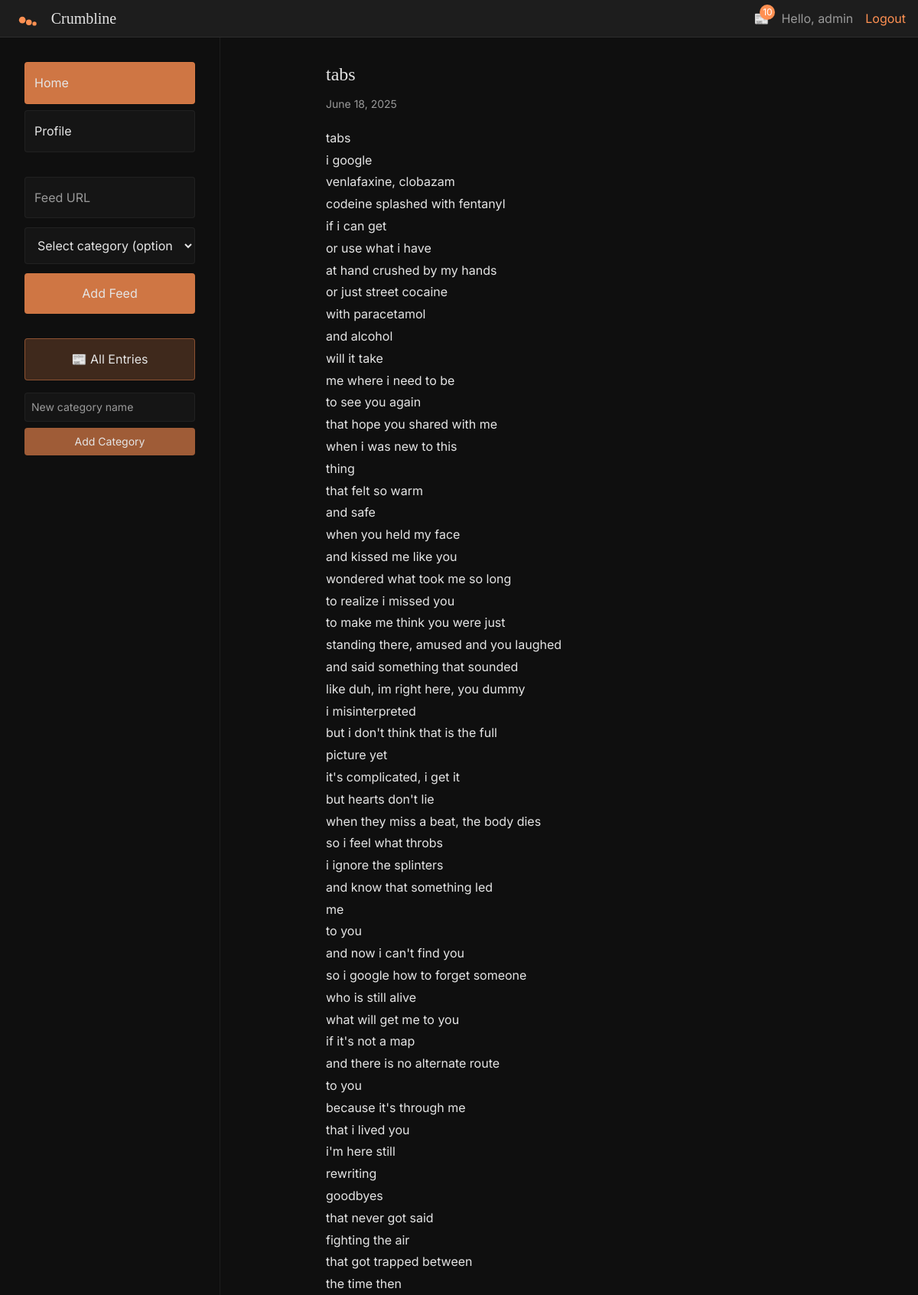
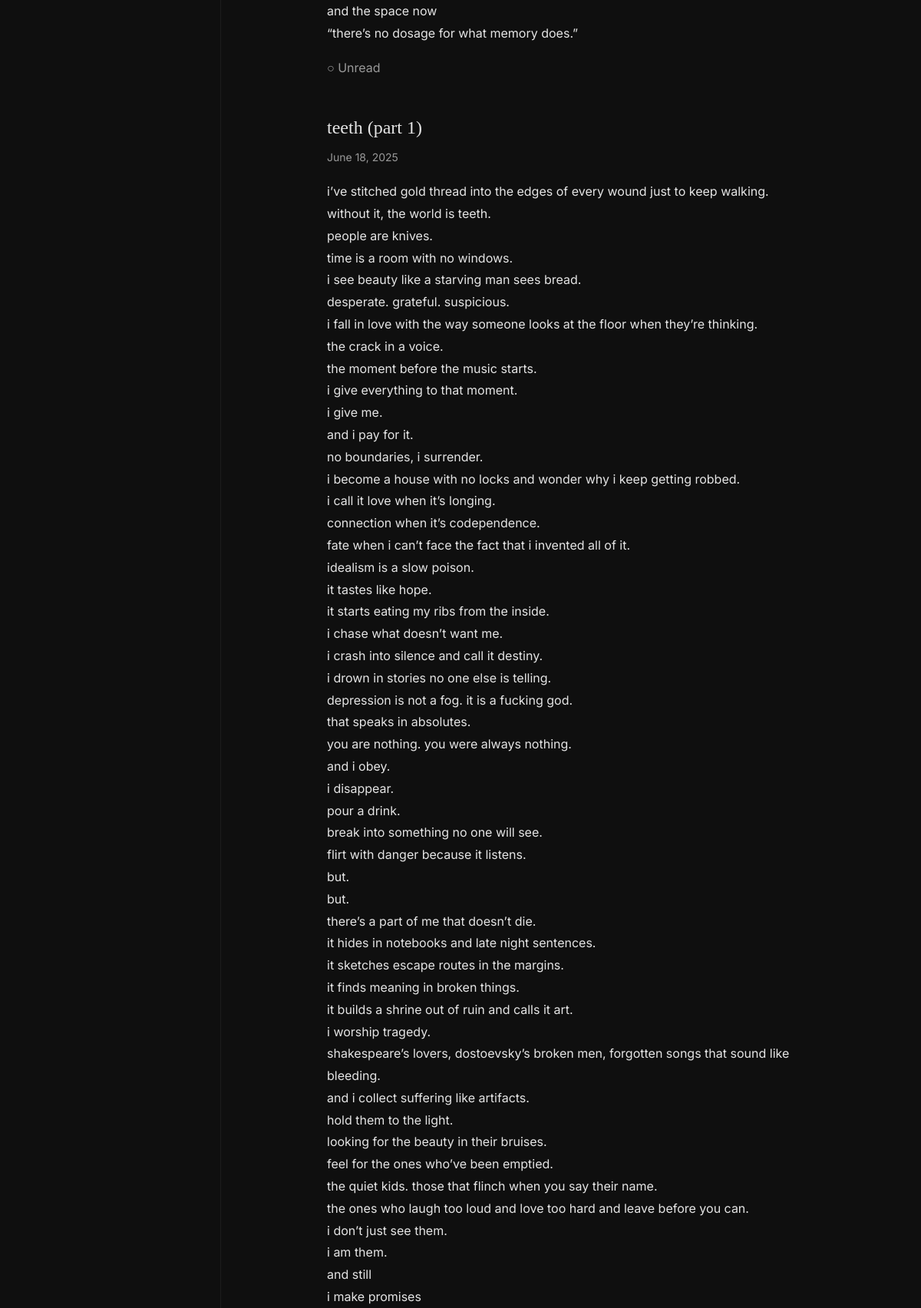
/unread (signed in, upper part), run on the app's committed database (2 pictures, top to bottom).
### app/models.py (models this page shows)
class User(Base):
    __tablename__ = "users"
    id = Column(Integer, primary_key=True)
    username = Column(String, unique=True, nullable=False)
    email = Column(String, unique=True, nullable=False)
    password = Column(String, nullable=False)
    created_at = Column(DateTime, default=datetime.utcnow)

class Entry(Base):
    __tablename__ = "entries"
    id = Column(Integer, primary_key=True)
    feed_id = Column(Integer, ForeignKey("feeds.id"))
    title = Column(String, nullable=False)
    link = Column(String, nullable=False)
    published = Column(DateTime)
    content = Column(Text)
    is_read = Column(Boolean, default=False)
    created_at = Column(DateTime, default=datetime.utcnow)
    feed = relationship("Feed", back_populates="entries")

### app/main.py (the view)
@app.get("/unread", response_class=HTMLResponse)
async def unread_entries(
    request: Request,
    session: AsyncSession = Depends(get_session)
):
    current_user = await get_current_user_from_cookie(request, session)
    if not current_user:
        return RedirectResponse(url="/login", status_code=status.HTTP_303_SEE_OTHER)
    entries_result = await session.execute(
        select(Entry).where(Entry.is_read == False).order_by(Entry.published.desc())
    )
    entries = entries_result.scalars().all()
    unread_count = await services.get_unread_count(session)
    if request.headers.get("HX-Request") == "true":
        return templates.TemplateResponse(
            "feed_entries.html",
            {"request": request, "entries": entries, "current_user": current_user, "unread_count": unread_count}
        )
    return templates.TemplateResponse(
        "index.html",
        {
            "request": request,
            "categories": [],
            "uncategorized_feeds": [],
            "entries": entries,
            "current_user": current_user,
            "unread_count": unread_count
        }
    )

### templates/index.html (shortened to what this page needs)
{% extends "base.html" %}
{% block content %}
<div class="flex min-h-screen">
    <div class="w-72 bg-crumb-bg border-r border-crumb-accent-dark/20 sticky top-0 h-screen overflow-y-auto">
        <div class="p-8">
            <div class="mb-8">
                <a href="/" class="block p-3 mb-2 bg-crumb-accent-orange/80 border border-crumb-accent-orange/20 rounded text-crumb-text hover:bg-crumb-accent-orange transition-colors">
                    Home
                </a>
                <a href="/profile" class="block p-3 bg-crumb-accent-dark/10 border border-crumb-accent-dark/20 rounded text-crumb-text hover:bg-crumb-accent-orange/50 transition-colors">
                    Profile
                </a>
            </div>
            <div id="feed-form-container">
                <form hx-post="/feeds"
                      hx-target="#feed-list"
                      hx-swap="innerHTML"
                      class="mb-8">
                    <input type="url" name="url" placeholder="Feed URL" required
                        class="w-full p-3 bg-crumb-accent-dark/10 border border-crumb-accent-dark/20 rounded mb-3 text-crumb-text placeholder-crumb-muted focus:outline-none focus:border-crumb-accent-orange">
                    <select name="category"
                        class="w-full p-3 bg-crumb-accent-dark/10 border border-crumb-accent-dark/20 rounded mb-3 text-crumb-text focus:outline-none focus:border-crumb-accent-orange">
                        <option value="">Select category (optional)</option>
                    </select>
                    <button type="submit"
                        class="w-full p-3 bg-crumb-accent-orange/80 text-crumb-text rounded hover:bg-crumb-accent-orange transition-colors">
                        Add Feed
                    </button>
                </form>
            </div>
            <div id="feed-list" class="space-y-4">
                <button hx-get="/"
                        hx-target="#entries-container"
                        class="w-full p-3 bg-crumb-accent-orange/20 border border-crumb-accent-orange/40 rounded text-crumb-text hover:bg-crumb-accent-orange/30 transition-colors">
                    📰 All Entries
                </button>
                <div id="category-form-container" class="mt-6">
                    <form hx-post="/categories"
                          hx-target="#feed-list"
                          hx-swap="innerHTML"
                          class="mb-4">
                        <input type="text" name="name" placeholder="New category name" required
                            class="w-full p-2 bg-crumb-accent-dark/10 border border-crumb-accent-dark/20 rounded mb-2 text-crumb-text placeholder-crumb-muted focus:outline-none focus:border-crumb-accent-orange text-sm">
                        <button type="submit"
                            class="w-full p-2 bg-crumb-accent-orange/60 text-crumb-text rounded hover:bg-crumb-accent-orange/80 transition-colors text-sm">
                            Add Category
                        </button>
                    </form>
                </div>
            </div>
        </div>
    </div>
    <div class="flex-1 overflow-auto">
        <div id="entries-container" class="max-w-content mx-auto p-8">
            {% for entry in entries %}
                {% include "feed_entry.html" %}
            {% endfor %}
        </div>
    </div>
</div>
{% endblock %}

### templates/base.html (shortened to what this page needs)
<!DOCTYPE html>
<html lang="en">
<head>
    <link href="/static/output.css" rel="stylesheet">
    <link href="/static/custom.css" rel="stylesheet">
    <script src="https://cdn.tailwindcss.com"></script>
</head>
<body class="bg-crumb-bg text-crumb-text font-sans leading-relaxed">
    <div class="min-h-screen">
        {% if current_user %}
        <div class="bg-crumb-accent-dark/20 border-b border-crumb-accent-dark/30 py-2 px-4 flex justify-between items-center">
            <div class="flex items-center">
                <img src="/static/images/logo.svg" alt="Crumbline Logo" class="h-8 w-auto mr-2">
                <h1 class="font-serif text-xl text-crumb-text">Crumbline</h1>
            </div>
            <div class="flex items-center space-x-4">
                <a href="/unread" hx-get="/unread" hx-target="#entries-container" hx-push-url="true" class="text-crumb-text hover:text-crumb-accent-orange transition-colors">
                    <span class="relative">
                        📰
                        {% if unread_count > 0 %}
                        <span class="absolute -top-2 -right-2 bg-crumb-accent-orange text-white text-xs rounded-full w-5 h-5 flex items-center justify-center">
                            {{ unread_count }}
                        </span>
                        {% endif %}
                    </span>
                </a>
                <span class="text-crumb-muted">Hello, {{ current_user.username }}</span>
                <a href="/logout" class="text-crumb-accent-orange hover:underline">Logout</a>
            </div>
        </div>
        {% endif %}
        {% block content %}{% endblock %}
    </div>
</body>
</html>

### templates/feed_entry.html
<article class="mb-12 {% if entry.is_read %}opacity-60{% endif %}" id="entry-{{ entry.id }}">
    <header class="mb-4">
        <h2 class="font-serif text-2xl mb-2">
            <a href="{{ entry.link }}" target="_blank"
               class="text-crumb-text hover:text-crumb-accent-orange transition-colors">
                {{ entry.title }}
            </a>
        </h2>
        <time class="text-crumb-muted text-sm">
            {{ entry.published.strftime('%B %d, %Y') if entry.published else 'No date' }}
        </time>
    </header>
    <div class="prose prose-invert max-w-none">
        {{ entry.content|safe }}
    </div>
    <button hx-post="/entries/{{ entry.id }}/toggle"
            hx-target="#entry-{{ entry.id }}"
            class="mt-4 text-crumb-muted hover:text-crumb-accent-orange transition-colors">
        {% if entry.is_read %}✓ Read{% else %}○ Unread{% endif %}
    </button>
</article>

### data on the page
User: username "admin"
Entry: title "tabs", published "June 18, 2025", content "tabs i google venlafaxine, clobazam codeine splashed with fentanyl if i can get or use what i have at hand crushed by my hands or just street cocaine with paracetamol and alcohol will it take me where i need to be to see you again that hope you shared with me when i was new to this thing that felt so warm and safe when you held my face and kissed me like you wondered what took me so long to realize i missed you to make me think you were just standing there, amused and you laughed and said something that sounded like duh, im right here, you dummy i misinterpreted but i don't think that is the full picture yet it's complicated, i get it but hearts don't lie when they miss a beat, the body…", is_read "○ Unread"
Entry: title "teeth (part 1)", published "June 18, 2025", content "i’ve stitched gold thread into the edges of every wound just to keep walking. without it, the world is teeth. people are knives. time is a room with no windows. i see beauty like a starving man sees bread. desperate. grateful. suspicious. i fall in love with the way someone looks at the floor when they’re thinking. the crack in a voice. the moment before the music starts. i give everything to that moment. i give me. and i pay for it. no boundaries, i surrender. i become a house with no locks and wonder why i keep getting robbed. i call it love when it’s longing. connection when it’s codependence. fate when i can’t face the fact that i invented all of it. idealism is a slow poison. it tastes…"

### other printed values
{{ unread_count }} "10"
